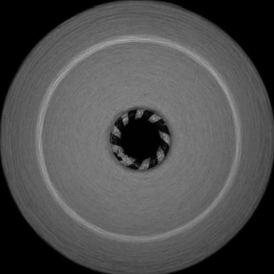
#> input picture input_bobins/pure/3.png, 274 x 274 px, shrunk from 358 x 358 before the run
$ python abrageDetectionCannyContour.py
#> lines starting #> are read from the running program, lines starting #| are printed output that depends on the picture; after the words box and inside, x2 and y2 are one past the last pixel; in counts of white or black regions, pixels touching at a corner belong together
import cv2
import numpy as np
#  gray scale -> canny -> contour -> HCT
img = cv2.imread('../input_bobins/pure/3.png')
#> img is the input picture: shape (274, 274, 3); min 0, max 167, mean 78.4

cv2.imshow("Original image", img)
cv2.waitKey(0)

h, w, b = img.shape[:]
#> h = 274; w = 274; b = 3

gray2 = cv2.cvtColor(img, cv2.COLOR_RGBA2GRAY)
cannyEdge2 = cv2.Canny(gray2, 60, 70)
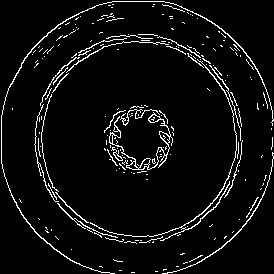
#> cannyEdge2: shape (274, 274); 5.4% white in thin lines or dots
contours2, hierarchy2 = cv2.findContours(cannyEdge2, cv2.RETR_TREE, cv2.CHAIN_APPROX_SIMPLE)
#> contours2 = 222 contours, 206 with area under 20; largest, box (x1, y1, x2, y2) and area: (109, 112, 173, 170) 362, (1, 1, 274, 274) 182, (90, 59, 237, 241) 102, (159, 131, 170, 144) 62, (138, 158, 151, 170) 62
cv2.drawContours(img, contours2, -1, (0, 255, 255), 3)
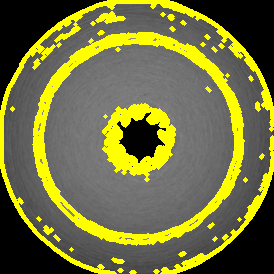
#> img: shape (274, 274, 3); mean B, G, R 60.2, 113.3, 113.3
cv2.imshow("contoursWith_CHAIN_APPROX_SIMPLE.png", img)
cv2.waitKey(0)
'''
circles = cv2.HoughCircles(img, cv2.HOUGH_GRADIENT, 1, int(h), param1=50, param2=60, minRadius=int(h / 9),
                           maxRadius=int(h / 1.5))

if circles is not None:
    circles = np.round(circles[0, :]).astype("int")
    for (x, y, r) in circles:
        cv2.circle(img, (x, y), r, (36, 255, 12), 3)

cv2.imshow("img", img)
cv2.waitKey(0)
cv2.imwrite("bobin-1.png", img)
'''

$ run again, with input_bobins/pure/1.png copied over input_bobins/pure/3.png
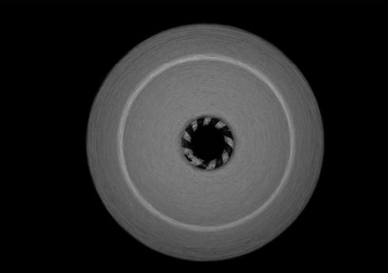
#> input picture input_bobins/pure/1.png, 388 x 273 px, shrunk from 507 x 357 before the run
#> img is the input picture: shape (273, 388, 3); min 0, max 165, mean 41.2
#> `cannyEdge2 = cv2.Canny(gray2, 60, 70)`:
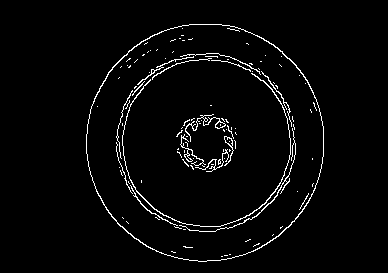
#> cannyEdge2: shape (273, 388); 2.9% white in thin lines or dots, all inside (x1, y1, x2, y2) = (86, 24, 324, 262)
#> contours2 = 122 contours, 109 with area under 20; largest, box (x1, y1, x2, y2) and area: (86, 24, 324, 262) 44311, (86, 24, 324, 262) 44114, (122, 73, 291, 227) 114, (185, 114, 226, 142) 76, (224, 136, 234, 166) 59
#> `cv2.drawContours(img, contours2, -1, (0, 255, 255), 3)`:
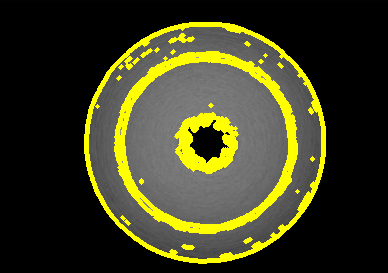
#> img: shape (273, 388, 3); 11.38% of pixels changed, all inside (x1, y1, x2, y2) = (84, 22, 326, 264)
